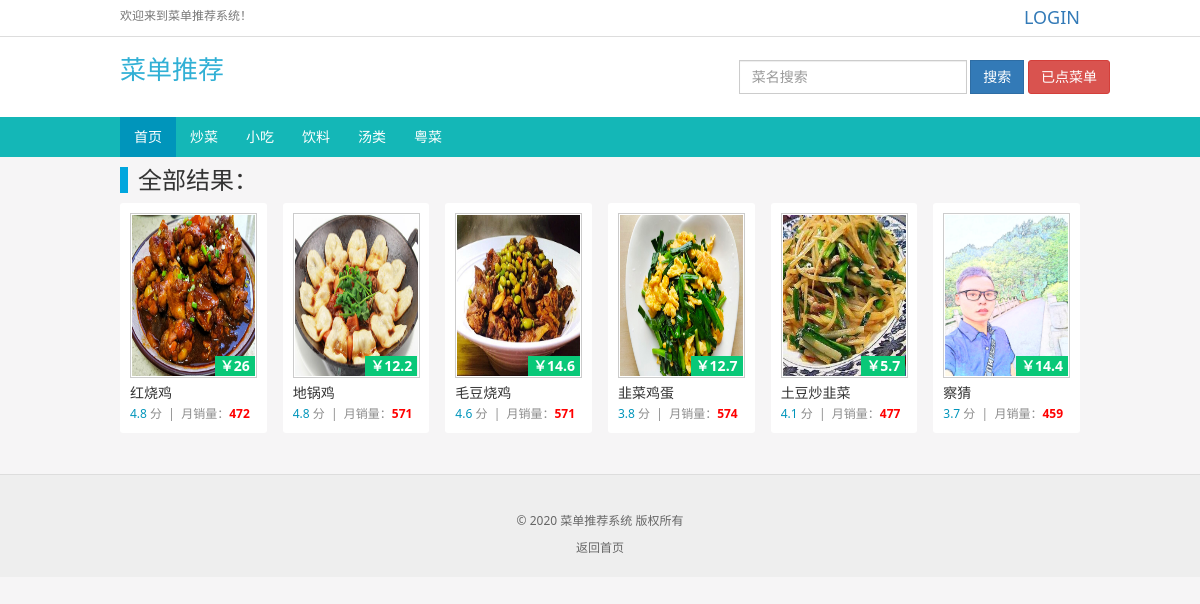
Page /all/ on the committed database.
### Myrestaurant/models.py (models this page shows, shortened)
class MenuType(models.Model):
    MenuType = models.CharField(max_length=10, verbose_name="分类")
    CreateType = models.DateTimeField(auto_now_add=True, verbose_name="创建时间", editable=False)
    class Meta:
        verbose_name = "类别"
        verbose_name_plural = verbose_name
        ordering = ['CreateType']

class MenuModels(models.Model):
    core = str(round(random.uniform(1, 5), 1))
    shell = str(random.randint(300, 700))
    free = str(round(random.uniform(5, 15), 1))
    MenuName = models.CharField(max_length=30, verbose_name="菜名")
    MenuType = models.ForeignKey(MenuType, related_name="Menutype", on_delete=models.CASCADE, verbose_name="类型")
    MenuImg = models.ImageField(upload_to='static/img/plants/', default='static/img/plants/default.png', max_length=200,
                                blank=True, null=True, verbose_name='图片')
    MenuCore = models.CharField(max_length=20, verbose_name="评分", blank=True, null=True, default=core)
    MenuShell = models.CharField(max_length=20, verbose_name="月销售量", blank=True, null=True, default=shell)
    MenuFree = models.CharField(max_length=20, verbose_name="价格", blank=True, null=True, default=free)
    CreateMenu = models.DateTimeField(auto_now_add=True, verbose_name="创建时间", editable=False)
    class Meta:
        verbose_name = "菜单"
        verbose_name_plural = verbose_name
        ordering = ['CreateMenu']

### Myrestaurant/views.py (the view)
# urls.py: path(r"all/", getall),
def getall(request):
    res = MenuModels.objects.all()
    cats = MenuType.objects.all()
    pls = MenuType.objects.all()
    return render(request, 'all.html', locals())

### templates/all.html (shortened to what this page needs)
{% extends 'base.html' %}
{% block content %}
<div class="container">
<div class="row" style="padding:0px 7px 0 7px;">
    <div class="col-md-12 movie-item-out">
        <h3 style="padding-left:10px;border-left:8px solid #00A6DE;">全部结果：</h3>
    </div>
{%  if res %}
    {%  for p in res %}
    <div class="col-md-2 col-sm-6 col-xs-6 movie-item-out">
    <div class="movie-item">
        <a style="position:relative;display:block;" title="" target="_blank" href="/detail/{{p.id}}/">
            <img class="indexhot"  src="/{{p.MenuImg}}">
            <button class="hdtag"><b style="font-size: 14px">￥{{p.MenuFree}}</b></button>
        </a>
        <div class="meta">
            <div style="width:100%;overflow:hidden;height:20px;">
                <a target="_blank"  class="movie-name" href="/detail/{{p.id}}/">{{p.MenuName}}</a>
            </div>
            <em> <span style="color: #0095bb">{{p.MenuCore}}</span>&nbsp;分&nbsp;&nbsp;|&nbsp;&nbsp;月销量：<strong><span style="color:#FF0000;">{{p.MenuShell}}</span></strong></em>
        </div>
    </div>
    </div>
    {%  endfor %}
 {% else %}
 <br>
 <br>
<h1> 无相关结果！</h1>
 {% endif %}
<div class="col-md-12 movie-item-out">
</div>
</div>
</div>
{%  endblock %}

### templates/base.html (shortened to what this page needs)
<!DOCTYPE html>
<html lang="zh-CN">
<head>
    <link rel="stylesheet" href="/static/layui/css/layui.css">
    <link rel="stylesheet" href="/static/css/bootstrap.min.css">
    <link rel="stylesheet" rev="stylesheet" type="text/css" media="all" href="/static/css/css2.css">
</head>
<body>
<div style="background:#FFF">
    <div style="padding:5px 0;border-bottom:1px solid #DDD;">
        <div class="container">
            <span class="header-help">欢迎来到菜单推荐系统！</span>
            <div class="pull-right">
                {% if user.is_authenticated %}
                    <span class="header-help">用户：<a href="javascript:;"
                                                    style="font-size: 18px;text-decoration: none">{{ user.username }}</a></span>
                    &nbsp; &nbsp; &nbsp;<span><a href="{% url 'Myrestaurant:user_logout' %}">注销</a></span>
                {% else %}
                    <span class="header-help"><a style="font-size: 18px" href="{% url 'Myrestaurant:login' %}">LOGIN</a></span>
                {% endif %}
            </div>
        </div>
    </div>
    <div class="container" style="padding-top:15px;padding-bottom:15px;padding-right:0;">
        <div class="pull-left">
            <span style="font-size: 26px;color: #31b0d5;font-family: 华文彩云;font-style: normal">菜单推荐</span>
        </div>
        <div class="pull-right ">
            <div class="row">
                <form class="navbar-form" target="_blank" accept-charset="utf-8" action="/search/" method="get"
                      role="search">
                    <div class="form-group">
                        <input type="text" class="form-control" name="wd" placeholder="菜名搜索">
                    </div>
                    <button type="submit" class="btn btn-primary">搜索</button>
                    {% if user.is_authenticated %}
                        <a href="javascript:void (0);" class="btn btn-danger" onclick="mune()">已点菜单</a>
                    {% else %}
                        <a href="javascript:void (0);" class="btn btn-danger" onclick="mune1()">已点菜单</a>
                    {% endif %}
                </form>
            </div>
        </div>
    </div>
    <nav class="navbar navbar-default" role="navigation">
        <div class="container">
            <div class="collapse  navbar-collapse" id="navbar">
                <ul class="nav navbar-nav ">
                    <li class="active"><a href="/">首页</a></li>
                    {% for c in pls %}
                        <li class=""><a href="/type/{{ c.id }}">{{ c.MenuType }}</a></li>
                    {% endfor %}
                </ul>
            </div>
        </div>
    </nav>
</div>
{% block content %} {% endblock %}
<footer class="footer">
    <p style="margin: 0 0 10px;"><br/>&copy; 2020 菜单推荐系统 版权所有</p>
    <em><a href="/">返回首页 </a></em>
</footer>
</body>
</html>

### static/css/css2.css (style rules this page uses)
body,html { font-family: "Segoe UI", "Lucida Grande", Helvetica, Arial, "Microsoft YaHei", FreeSans, Arimo, "Droid Sans","wenquanyi micro hei","Hiragino Sans GB", "Hiragino Sans GB W3", Arial, sans-serif; background: #F6F5F6; }
.hdtag { background:#09C878; padding: 0 5px; color: #FFF; font-size: 12px; right:2px;bottom:2px; position:absolute; border: none; }
.navbar-form input,.navbar-form button { border-radius: 0; }
.navbar { background: #14B7B7; border: none; border-radius: 0; }
.navbar-collapse { padding: 0; }
.navbar-default .navbar-nav li a { color: #FFF; }
.navbar-default .navbar-nav .active a { background: #0095bb; color: #FFF; }
.btn,.input { border-radius: 3px; }
.header-help { font-size: 12px; color: #777; }
.movie-item { border-radius: 3px; background: #FFF; padding: 10px 10px; margin-bottom: 15px; }
.movie-item-out { padding: 0 8px; }
.indexhot { border: 1px solid #ccc; padding: 1px; width:127px; height: 200px; }
@media (min-width: 768px) { .container { width: 100% !important; } }
@media (min-width: 992px) { .container { width: 990px !important; } }
@media (min-width: 992px) { .indexhot { height: 165px; } }
@media (min-width: 1200px) { .container { width: 990px !important; } }
em { font-size:12px; font-style:normal; color:#8c8c8c; }
.meta { margin-top:5px; }
.movie-name { font-size: 14px; color: #333; text-overflow: ellipsis; white-space: nowrap; width: 170px; overflow: hidden; display: inline; float: left; }
footer { font-size: 12px; border-top: 1px solid #DDD; text-align: center; margin-top: 25px; padding: 20px 10px; color: #666; background-color: #EEE; }
footer a { color: #666; }
.navbar { margin-bottom: 10px; min-height: 40px; }
.movie-item-out h3 { margin-top: 0px; }
.navbar-form { padding: 0px 0px; }
.nav>li>a { position: relative; display: block; padding: 10px 14px; }

### rows in the picture
MenuType: MenuType "炒菜"
MenuType: MenuType "小吃"
MenuType: MenuType "饮料"
MenuType: MenuType "汤类"
MenuType: MenuType "粤菜"
MenuModels: MenuImg (picture), MenuFree "26", MenuName "红烧鸡", MenuCore "4.8", MenuShell "472"
MenuModels: MenuImg (picture), MenuFree "12.2", MenuName "地锅鸡", MenuCore "4.8", MenuShell "571"
MenuModels: MenuImg (picture), MenuFree "14.6", MenuName "毛豆烧鸡", MenuCore "4.6", MenuShell "571"
MenuModels: MenuImg (picture), MenuFree "12.7", MenuName "韭菜鸡蛋", MenuCore "3.8", MenuShell "574"
MenuModels: MenuImg (picture), MenuFree "5.7", MenuName "土豆炒韭菜", MenuCore "4.1", MenuShell "477"
MenuModels: MenuImg (picture), MenuFree "14.4", MenuName "察猜", MenuCore "3.7", MenuShell "459"
